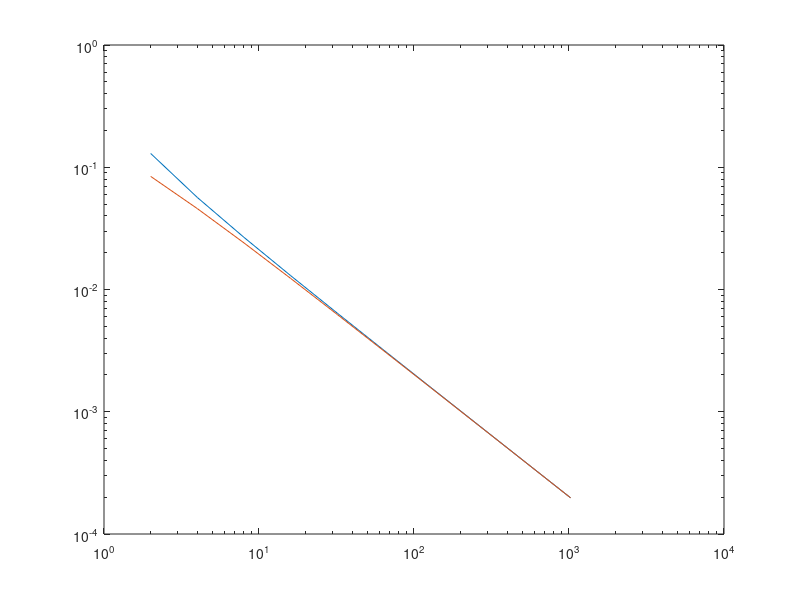

Reproduce this figure in MATLAB.
clear

% forcing function and exact solution
f = @(t,y) -y + (1/10)*t;
y_exact = @(t) (11/10)*exp(-t) +(1/10)*(t-1);

% simulation parameters
t0 = 0;
y0 = y_exact(t0);
tf = 1;

for j = 1:10
    N(j) = 2^j;
    h = (tf-t0)/N(j); % step size
    
    % compute updates
    y_FE = y0;
    y_BE = y0;
    t    = t0;
    for k = 1:N(j)
        % update time
        t(k+1) = t(k) + h;
        
        % Forward Euler
        y_FE(k+1) = y_FE(k) + h * f(t(k),y_FE(k));
        
        % Backward Euler
        y_BE(k+1) = (1/(1+h))*y_BE(k) + (h/(h+1))*(1/10)*t(k+1);
    end
    
    err_FE(j) = abs(y_FE(end) - y_exact(tf));
    err_BE(j) = abs(y_BE(end) - y_exact(tf));

end
    
loglog(N,err_FE,N,err_BE)
    
    
    



